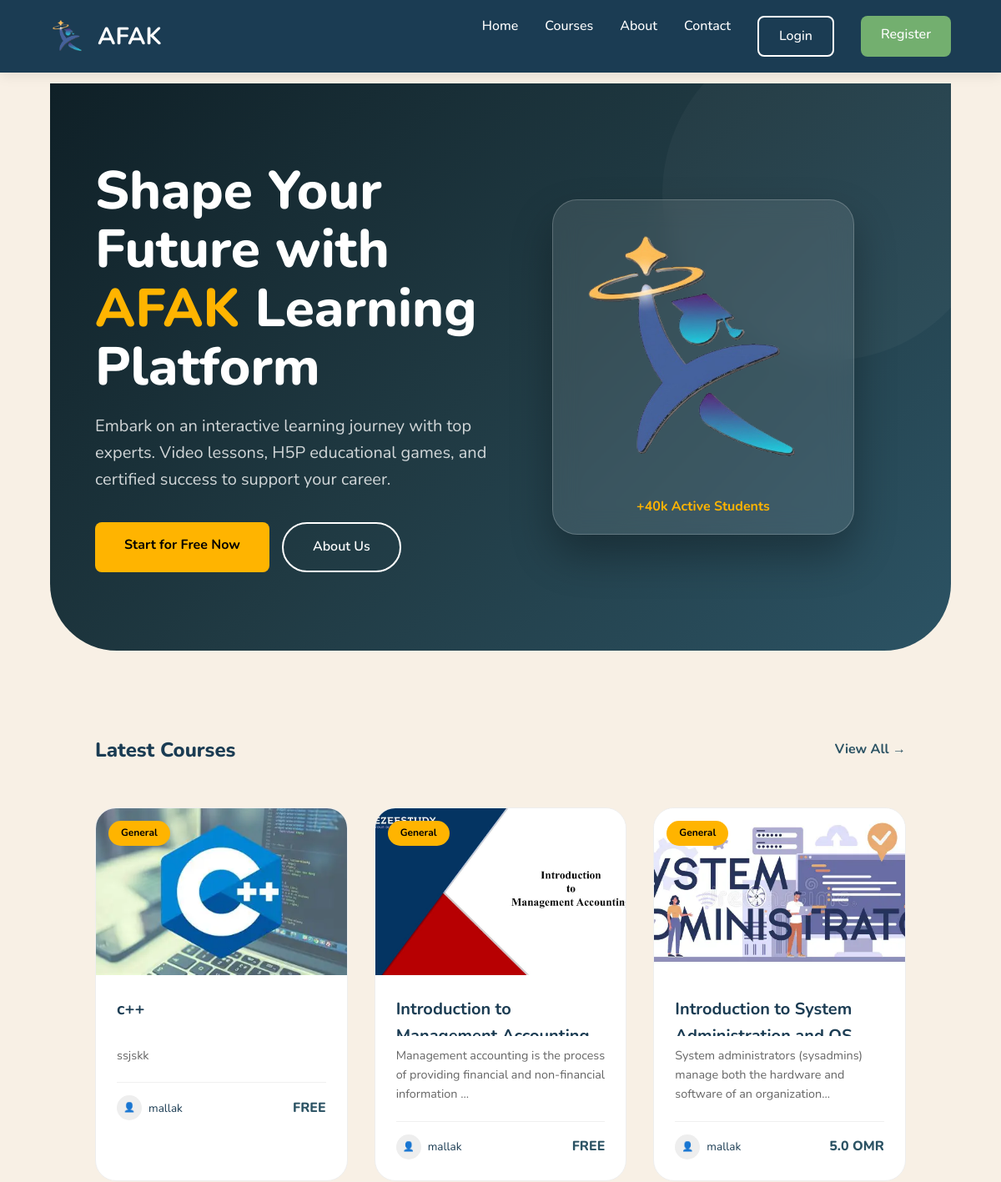
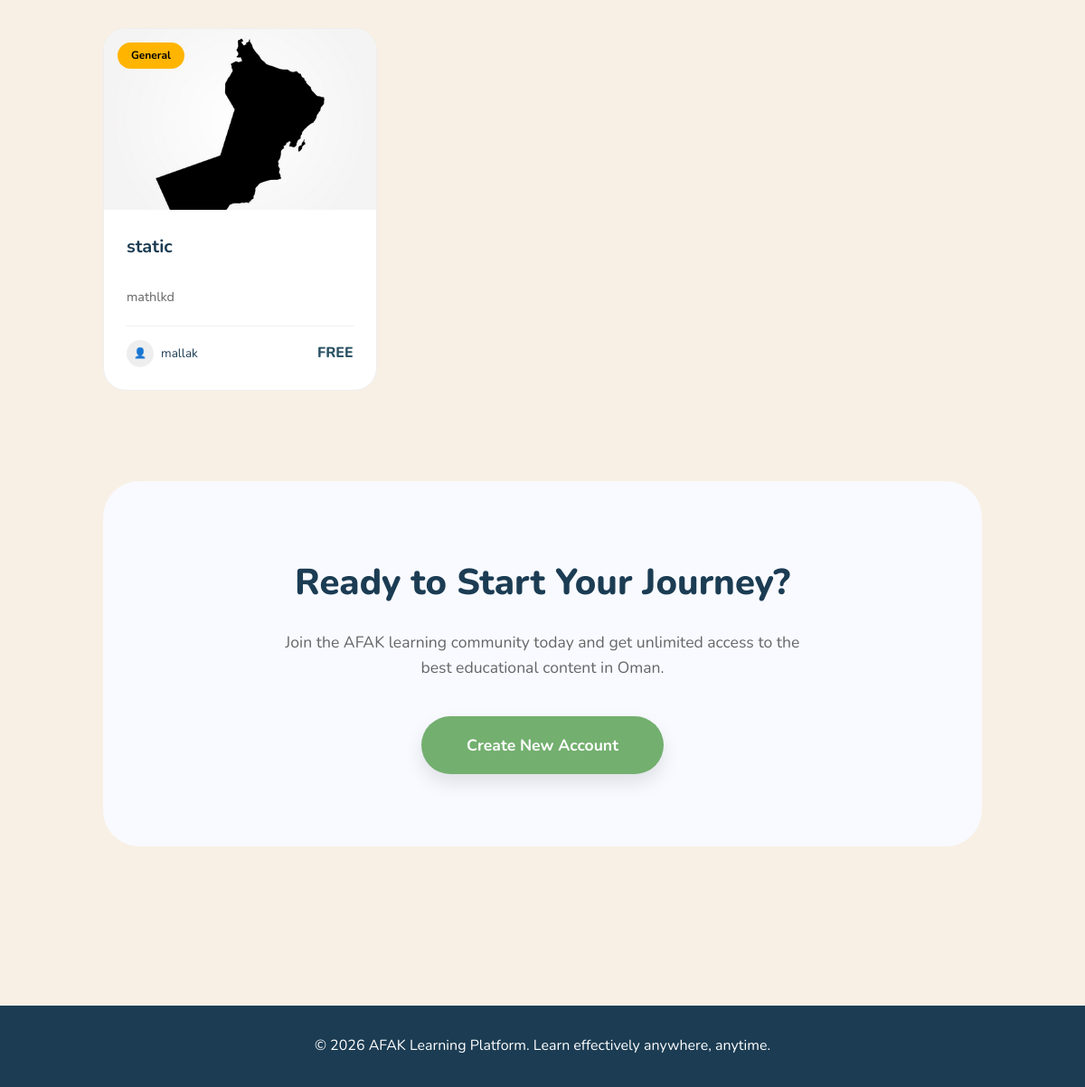
The page / on the database its author committed (2 pictures, top to bottom).
### tables this page shows
CREATE TABLE IF NOT EXISTS `courses` (
  `id` int(10) UNSIGNED NOT NULL AUTO_INCREMENT,
  `title` varchar(255) NOT NULL,
  `slug` varchar(191) NOT NULL,
  `description` text NOT NULL,
  `short_description` varchar(500) DEFAULT NULL,
  `thumbnail_url` varchar(500) DEFAULT NULL,
  `category_id` int(10) UNSIGNED DEFAULT NULL,
  `instructor_id` int(10) UNSIGNED NOT NULL,
  `status` enum('draft','pending_review','approved','rejected','published') NOT NULL DEFAULT 'draft',
  `is_free` tinyint(1) NOT NULL DEFAULT '1',
  `price` decimal(10,2) DEFAULT NULL,
  `duration_hours` int(10) UNSIGNED DEFAULT NULL COMMENT 'Estimated total hours',
  `level` enum('beginner','intermediate','advanced','all') DEFAULT 'all',
  `learning_style` enum('visual','verbal','mixed') NOT NULL DEFAULT 'mixed',
  `approved_by` int(10) UNSIGNED DEFAULT NULL,
  `approved_at` timestamp NULL DEFAULT NULL,
  `rejection_reason` text,
  `created_at` timestamp NULL DEFAULT CURRENT_TIMESTAMP,
  `updated_at` timestamp NULL DEFAULT CURRENT_TIMESTAMP ON UPDATE CURRENT_TIMESTAMP,
  `cover_url` varchar(500) DEFAULT NULL COMMENT 'Course cover image',
  PRIMARY KEY (`id`),
  UNIQUE KEY `slug` (`slug`),
  KEY `approved_by` (`approved_by`),
  KEY `idx_courses_status` (`status`),
  KEY `idx_courses_instructor` (`instructor_id`),
  KEY `idx_courses_category` (`category_id`)
);

CREATE TABLE IF NOT EXISTS `users` (
  `id` int(10) UNSIGNED NOT NULL AUTO_INCREMENT,
  `username` varchar(50) NOT NULL,
  `email` varchar(191) NOT NULL,
  `password_hash` varchar(255) NOT NULL,
  `first_name` varchar(100) NOT NULL,
  `last_name` varchar(100) NOT NULL,
  `role` enum('student','instructor','admin') NOT NULL DEFAULT 'student',
  `avatar_url` varchar(500) DEFAULT NULL,
  `bio` text,
  `is_active` tinyint(1) NOT NULL DEFAULT '1',
  `email_verified_at` timestamp NULL DEFAULT NULL,
  `last_login_at` timestamp NULL DEFAULT NULL,
  `created_at` timestamp NULL DEFAULT CURRENT_TIMESTAMP,
  `updated_at` timestamp NULL DEFAULT CURRENT_TIMESTAMP ON UPDATE CURRENT_TIMESTAMP,
  `survey_skipped` tinyint(1) DEFAULT '0',
  PRIMARY KEY (`id`),
  UNIQUE KEY `username` (`username`),
  UNIQUE KEY `email` (`email`),
  KEY `idx_users_role` (`role`)
);

### includes/functions.php (called while the page is built, shortened)
<?php
function e(string $str): string {
    return htmlspecialchars($str, ENT_QUOTES, 'UTF-8');
}
function url(string $path): string {
    $base = defined('BASE_PATH') ? '/' . trim(BASE_PATH, '/') : '';
    $cleanPath = ltrim($path, '/');
    return rtrim($base, '/') . '/' . ltrim($cleanPath, '/');
}

### includes/auth.php (called while the page is built, shortened)
<?php
function isLoggedIn(): bool {
    return isset($_SESSION['user_id']) && !empty($_SESSION['user_id']);
}

### index.php (the view, shortened to what this page needs)
<?php
require_once __DIR__ . '/config/db.php';
require_once __DIR__ . '/includes/auth.php';
require_once __DIR__ . '/includes/functions.php';
$stmt = $pdo->query("
    SELECT
        c.*,
        u.first_name,
        u.last_name,
        cat.name AS category_name
    FROM courses c
    JOIN users u ON c.instructor_id = u.id
    LEFT JOIN categories cat ON c.category_id = cat.id
    WHERE c.status = 'published'
    ORDER BY c.created_at DESC
    LIMIT 12
");
$courses = $stmt->fetchAll(PDO::FETCH_ASSOC);
require_once __DIR__ . '/includes/header.php';
?>
<section class="hero-creative">
    <div class="hero-text">
        <h1>Shape Your Future with <span>AFAK</span> Learning Platform</h1>
        <p>Embark on an interactive learning journey with top experts. Video lessons, H5P educational games, and certified success to support your career.</p>
        <div style="display: flex; gap: 15px;">
            <?php if (!isLoggedIn()): ?>
                <a href="<?= url('register.php') ?>" class="btn btn-primary" style="padding: 15px 35px; background: var(--accent-gold); color: #000; border: none; font-weight: 700;">Start for Free Now</a>
            <?php else: ?>
                <a href="<?= url('courses.php') ?>" class="btn btn-primary" style="padding: 15px 35px;">Explore Courses</a>
            <?php endif; ?>
            <a href="<?= url('about.php') ?>" class="btn btn-outline-light" style="padding: 15px 35px; border-radius: 50px;">About Us</a>
        </div>
    </div>
    <div class="hero-visual">
        <div class="floating-card">
            <img src="<?= url('assets/img/AFAKLOGO.jpg') ?>" alt="AFAK" style="width: 320px; border-radius: 20px;">
            <div style="margin-top: 15px; text-align: center;">
                <span style="color: var(--accent-gold); font-weight: 700;">+40k Active Students</span>
            </div>
        </div>
    </div>
</section>
<section class="featured-section">
    <div class="section-nav">
        <h2 style="font-weight: 800; margin: 0;">Latest Courses</h2>
        <a href="<?= url('courses.php') ?>" style="color: #2c5364; font-weight: 700;">View All &rarr;</a>
    </div>
    <?php if (empty($courses)): ?>
        <div class="empty-state">
            <p class="text-muted">No courses available yet. Stay tuned!</p>
        </div>
    <?php else: ?>
        <div class="course-grid">
            <?php foreach ($courses as $course): ?>
                <?php
                    $desc = mb_strlen($course['short_description'] ?? $course['description']) > 90
                        ? mb_substr($course['short_description'] ?? $course['description'], 0, 90) . '...'
                        : ($course['short_description'] ?? $course['description']);
                ?>
                <a href="<?= url('course-detail.php?id=' . $course['id']) ?>" class="modern-course-card">
                    <div class="card-img-wrap">
                        <span class="card-category"><?= e($course['category_name'] ?? 'General') ?></span>
                        <?php if (!empty($course['thumbnail_url']) && $course['thumbnail_url'] !== 'NULL'): ?>
                            <img src="<?= e(url($course['thumbnail_url'])) ?>" alt="<?= e($course['title']) ?>" style="width: 100%; height: 100%; object-fit: cover;">
                        <?php else: ?>
                            <img src="<?= url('assets/img/cover1.png') ?>" alt="No Image" style="width: 100%; height: 100%; object-fit: cover;">
                        <?php endif; ?>
                    </div>
                    <div style="padding: 25px;">
                        <h3 style="font-size: 1.25rem; margin-bottom: 12px; height: 3rem; overflow: hidden;"><?= e($course['title']) ?></h3>
                        <p class="text-muted" style="font-size: 0.9rem; margin-bottom: 20px; line-height: 1.6;"><?= e($desc) ?></p>
                        <div style="display: flex; justify-content: space-between; align-items: center; border-top: 1px solid #f0f0f0; padding-top: 15px;">
                            <div style="display: flex; align-items: center; gap: 8px;">
                                <div style="width: 30px; height: 30px; background: #eee; border-radius: 50%; display: flex; align-items: center; justify-content: center; font-size: 0.7rem;">👤</div>
                                <span style="font-size: 0.85rem;"><?= e($course['first_name']) ?></span>
                            </div>
                            <span style="font-weight: 800; color: #2c5364;">
                                <?= $course['is_free'] ? 'FREE' : number_format($course['price'] ?? 0, 1) . ' OMR' ?>
                            </span>
                        </div>
                    </div>
                </a>
            <?php endforeach; ?>
        </div>
    <?php endif; ?>
</section>
<section style="margin: 0 5% 80px; background: #f8faff; border-radius: 40px; padding: 80px; text-align: center;">
    <h2 style="font-size: 2.5rem; font-weight: 800; margin-bottom: 20px;">Ready to Start Your Journey?</h2>
    <p class="text-muted" style="font-size: 1.1rem; margin-bottom: 40px; max-width: 600px; margin-left: auto; margin-right: auto;">Join the AFAK learning community today and get unlimited access to the best educational content in Oman.</p>
    <a href="<?= url('register.php') ?>" class="btn btn-primary" style="padding: 18px 50px; font-weight: 700; font-size: 1.1rem; border-radius: 50px; box-shadow: 0 10px 20px rgba(0,0,0,0.1);">Create New Account</a>
</section>
<?php require_once __DIR__ . '/includes/footer.php'; ?>

### includes/header.php (shortened to what this page needs)
<!DOCTYPE html>
<html lang="en">
<head>
    <link rel="stylesheet" href="<?= url('assets/css/style.css') ?>">
</head>
<body>
<header class="site-header">
    <div class="header-inner">
        <a href="<?= url('index.php') ?>" class="logo">
            <?php if (file_exists(__DIR__ . '/../assets/img/AFAKLOGO.jpg')): ?>
                <img src="<?= url('assets/img/AFAKLOGO.jpg') ?>" alt="AFAK">
            <?php endif; ?>
            AFAK
        </a>
        <nav class="nav-links">
            <a href="<?= url('index.php') ?>">Home</a>
            <a href="<?= url('courses.php') ?>">Courses</a>
            <a href="<?= url('about.php') ?>">About</a>
            <a href="<?= url('contact.php') ?>">Contact</a>
            <?php if (isLoggedIn()): ?>
                <a href="<?= url('chatbot.php') ?>">Chatbot</a>
                <?php if ($_SESSION['role'] === 'admin'): ?>
                    <a href="<?= url('admin/index.php') ?>">Admin</a>
                <?php elseif ($_SESSION['role'] === 'instructor'): ?>
                    <a href="<?= url('instructor/index.php') ?>">Instructor</a>
                <?php else: ?>
                    <a href="<?= url('dashboard.php') ?>">Dashboard</a>
                <?php endif; ?>
                <?php
                $avatar = 'assets/img/std.jpg';
                if (isset($_SESSION['role'])) {
                    if ($_SESSION['role'] === 'instructor') {
                        $avatar = 'assets/img/inst.jpg';
                    } elseif ($_SESSION['role'] === 'admin') {
                        $avatar = 'assets/img/admin.png';
                    }
                }
                if (isset($user) && !empty($user['avatar_url'])) {
                    $avatar = $user['avatar_url'];
                } elseif (isset($pdo) && isset($_SESSION['user_id'])) {
                    $stmt = $pdo->prepare("SELECT avatar_url FROM users WHERE id = ?");
                    $stmt->execute([$_SESSION['user_id']]);
                    $u = $stmt->fetch();
                    if ($u && !empty($u['avatar_url'])) {
                        $avatar = $u['avatar_url'];
                    }
                }
                ?>
                <div style="display: inline-flex; align-items: center; gap: 8px;">
                    <img src="<?= url($avatar) ?>" alt="Avatar" style="width: 35px; height: 35px; border-radius: 50%; object-fit: cover; border: 1px solid #ddd;">
                    <span class="text-muted"><?= e($_SESSION['first_name'] ?? '') ?> (<?= e($_SESSION['role']) ?>)</span>
                </div>
                <a href="<?= url('logout.php') ?>" class="btn btn-outline-light">Logout</a>
            <?php else: ?>
                <a href="<?= url('login.php') ?>" class="btn btn-outline-light">Login</a>
                <a href="<?= url('register.php') ?>" class="btn btn-primary">Register</a>
            <?php endif; ?>
        </nav>
    </div>
</header>
<main class="main-content">

### includes/footer.php (shortened to what this page needs)
</main>
<footer class="site-footer">
    <div class="footer-inner">
        <p>
            &copy; <?= date('Y') ?> AFAK Learning Platform.
            Learn effectively anywhere, anytime.
        </p>
    </div>
</footer>
</body>
</html>

### assets/css/style.css (style rules this page uses)
:root { --primary: #1B3C53; --primary-dark: #163042; --accent: #73AF6F; --beige: #EADBC8; --beige-dark: #DAC0A3; --background: #F8F0E5; --white: #ffffff; --border: #e6e6e6; --text: #1B3C53; --text-muted: #666; --dark: #1B3C53; --shadow: 0 4px 15px rgba(0,0,0,0.08); }
* { margin: 0; padding: 0; box-sizing: border-box; }
body { font-family: 'Nunito', sans-serif; background: var(--background); color: var(--text); line-height: 1.6; }
img { max-width: 100%; display: block; }
a { text-decoration: none; color: var(--primary); }
.container, .header-inner, .footer-inner, .main-content { width: 90%; max-width: 1200px; margin: auto; }
.main-content { padding: 2rem 0; min-height: calc(100vh - 200px); }
header, .site-header { background: var(--primary); color: white; padding: 1.2rem 0; box-shadow: var(--shadow); }
.nav-container, .header-inner { display: flex; justify-content: space-between; align-items: center; flex-wrap: wrap; }
.logo { display: flex; align-items: center; gap: 0.75rem; font-size: 1.8rem; font-weight: 700; color: white; }
.logo img { height: 45px; }
nav ul, .nav-links { display: flex; gap: 2rem; list-style: none; }
nav a, .nav-links a { color: white; font-weight: 500; }
.btn { display: inline-block; padding: 0.6rem 1.5rem; border-radius: 8px; font-weight: 600; border: none; cursor: pointer; transition: 0.3s ease; }
.btn-primary { background: var(--accent); color: white; }
.btn-outline-light { background: transparent; border: 2px solid white; color: white; }
.course-grid { display: grid; grid-template-columns: repeat(auto-fill, minmax(300px, 1fr)); gap: 2rem; }
footer, .site-footer { background: var(--primary); color: white; padding: 2rem 0; text-align: center; margin-top: 4rem; }
.text-muted { color: var(--text-muted); }

### includes/header.php (style rules this page uses)
.site-header { position: fixed; top: 0; left: 0; right: 0; z-index: 1000; transition: background-color 0.3s ease, box-shadow 0.3s ease; }
.nav-links a:not(.btn) { position: relative; padding-bottom: 5px; }
.nav-links a:not(.btn)::after { content: ''; position: absolute; bottom: 0; left: 50%; transform: translateX(-50%); width: 0; height: 2px; background-color: var(--accent); transition: width 0.3s ease-out; }
.main-content { padding-top: 100px; }

### index.php (style rules this page uses)
:root { --main-gradient: linear-gradient(135deg, #0f2027 0%, #203a43 50%, #2c5364 100%); --accent-gold: #ffb400; }
.hero-creative { background: var(--main-gradient); min-height: 85vh; display: flex; align-items: center; position: relative; padding: 60px 5%; color: white; overflow: hidden; border-radius: 0 0 80px 80px; }
.hero-creative::before { content: ''; position: absolute; top: -10%; right: -5%; width: 400px; height: 400px; background: rgba(255,255,255,0.03); border-radius: 50%; }
.hero-text { flex: 1; z-index: 2; }
.hero-text h1 { font-size: 4rem; font-weight: 800; line-height: 1.1; margin-bottom: 20px; }
.hero-text h1 span { color: var(--accent-gold); }
.hero-text p { font-size: 1.25rem; opacity: 0.8; margin-bottom: 35px; max-width: 550px; }
.hero-visual { flex: 1; display: flex; justify-content: center; align-items: center; z-index: 2; }
.floating-card { background: rgba(255, 255, 255, 0.1); backdrop-filter: blur(15px); padding: 20px; border-radius: 30px; border: 1px solid rgba(255,255,255,0.2); box-shadow: 0 25px 50px rgba(0,0,0,0.3); animation: float 6s ease-in-out infinite; }
.featured-section { padding: 100px 5%; }
.section-nav { display: flex; justify-content: space-between; align-items: center; margin-bottom: 50px; }
.modern-course-card { background: white; border-radius: 25px; overflow: hidden; transition: all 0.4s cubic-bezier(0.175, 0.885, 0.32, 1.275); border: 1px solid #eee; height: 100%; display: block; text-decoration: none; color: inherit; }
.card-img-wrap { height: 200px; overflow: hidden; position: relative; }
.card-category { position: absolute; top: 15px; left: 15px; background: var(--accent-gold); color: #000; padding: 5px 15px; border-radius: 50px; font-weight: 700; font-size: 0.75rem; }

### rows shown on the page
courses: category_name "General", thumbnail_url (picture), title "c++", short_description "ssjskk", instructor.first_name "mallak", is_free "FREE"
courses: category_name "General", thumbnail_url (picture), title "Introduction to…", short_description "Management accounting is the process of providing financial and non-financial information ...", instructor.first_name "mallak", is_free "FREE"
courses: category_name "General", thumbnail_url (picture), title "Introduction to System…", short_description "System administrators (sysadmins) manage both the hardware and software of an organization...", instructor.first_name "mallak", price "5.0"
courses: category_name "General", thumbnail_url (picture), title "static", short_description "mathlkd", instructor.first_name "mallak", is_free "FREE"
